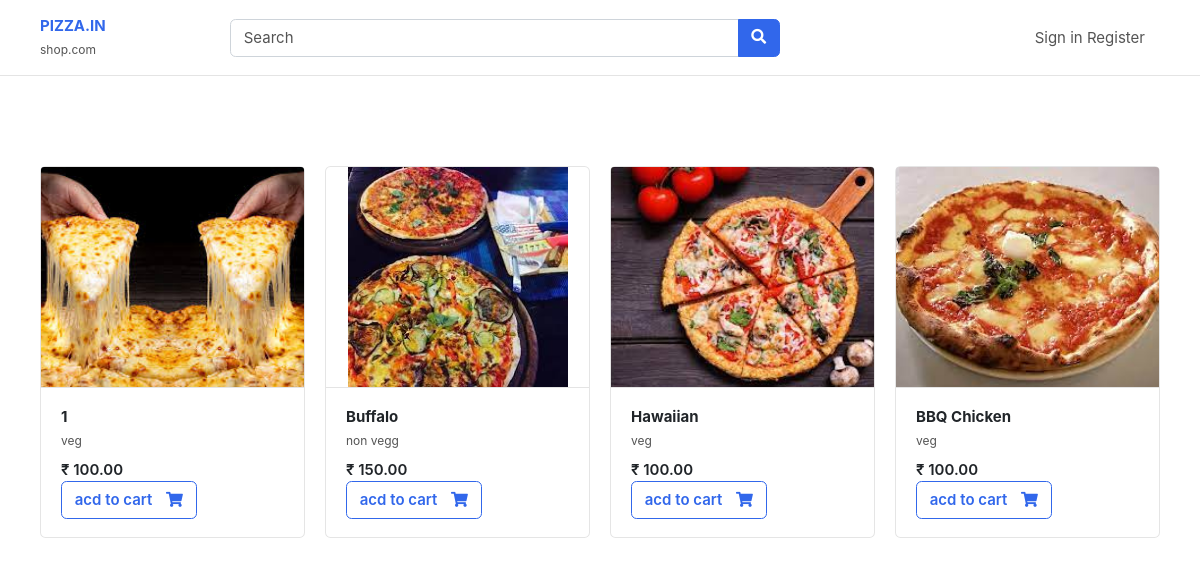
The page / on the database its author committed.
### base/models.py (models this page shows)
class Pizza(models.Model):
    category = models.ForeignKey(PizzaCategory, on_delete=models.CASCADE, related_name='category')
    pizza_name = models.CharField(max_length=100)
    price = models.IntegerField(default=100)
    images = models.ImageField(upload_to='pizza')

class PizzaCategory(models.Model):
    category_name = models.CharField(max_length=100)

### base/views.py (the view)
# urls.py: path('',home,name='home'),
def home(request):
    pizza = Pizza.objects.all()
    search_in = request.GET.get('search-area')
    if search_in:
        pizza = Pizza.objects.filter(pizza_name__icontains=search_in)
    else:
        pizza = Pizza.objects.all()
        search_in = ''
    context = {
        'pizza': pizza,
        'search_in': search_in
    }
    return render(request, 'index.html', context)

### base/templates/index.html (shortened to what this page needs)
{% extends "base.html"%}
{%  block start %}
<div class="container mt-5 pt-5">
    <div class="row">
        {% for pizza in pizza %}
        <div class="col-md-3">
            <figure class="card card-product-grid">
                <div class="img-wrap"> <img src="/media/{{pizza.images}}"> </div>
                <figcaption class="info-wrap border-top">
                    <a href="#" class="title">
                        <b>{{pizza.pizza_name}}</b></a>
                    <small>{{pizza.category.category_name}}</small></a>
                    <div class="price mt-2">₹ {{pizza.price}}.00</div>
                    <a href="{% url 'add_cart' pizza.id %}" class="btn  btn-outline-primary"> <span class="text">acd to cart</span> <i class="fas fa-shopping-cart"></i>  </a>
                </figcaption>
            </figure>
        </div>
        {% endfor %}
    </div>
    </div>
{% endblock %}

### static/css/ui.css (style rules this page uses)
html { font-family: 'Inter', sans-serif; font-size: 15px; }
.img-wrap { text-align: center; display: block; }
.img-wrap img { max-width: 100%; }
figure { margin-bottom: 0; }
.card .title { color: #212529; }
.btn .text + i { margin-left: 10px; }
[class*='card-product'] a.title { color: #212529; display: block; }
[class*='card-product'] .img-wrap { overflow: hidden; position: relative; }
[class*='card-product'] .img-wrap img { height: 100%; max-width: 100%; width: auto; display: inline-block; object-fit: cover; }
.card-product-grid { margin-bottom: 20px; }
.card-product-grid .img-wrap { border-radius: 0.2rem 0.2rem 0 0; height: 220px; }
.card-product-grid .info-wrap { overflow: hidden; padding: 18px 20px; }
.card .img-wrap { overflow: hidden; }
.price { font-weight: 600; color: #212529; }

### rows shown on the page
Pizza: images (picture), pizza_name "1", category.category_name "veg", price "100"
Pizza: images (picture), pizza_name "Buffalo", category.category_name "non vegg", price "150"
Pizza: images (picture), pizza_name "Hawaiian", category.category_name "veg", price "100"
Pizza: images (picture), pizza_name "BBQ Chicken", category.category_name "veg", price "100"
